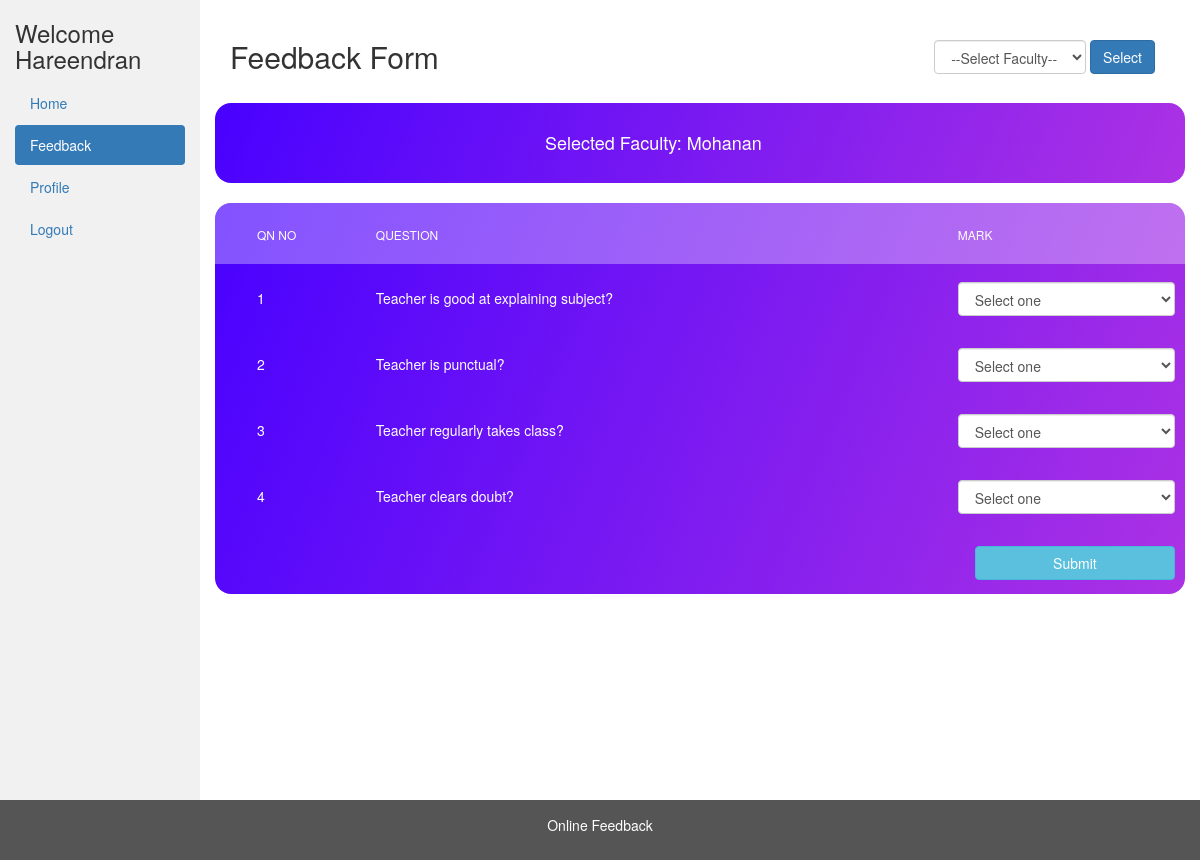
The app's page /student/feedback.php?faculty_id=1 (signed in) with its own data.
### tables this page shows
CREATE TABLE IF NOT EXISTS `faculty` (
  `id` int(11) NOT NULL AUTO_INCREMENT,
  `name` varchar(30) NOT NULL,
  `emp_code` int(10) NOT NULL,
  `department_id` int(11) NOT NULL,
  `email` varchar(255) NOT NULL,
  `mobile` bigint(20) NOT NULL,
  `image` varchar(500) NOT NULL DEFAULT '../img/no_image.jpg',
  PRIMARY KEY (`id`),
  UNIQUE KEY `emp_code` (`emp_code`)
);

CREATE TABLE IF NOT EXISTS `questions` (
  `qn_id` int(11) NOT NULL AUTO_INCREMENT,
  `qn_name` varchar(500) NOT NULL,
  PRIMARY KEY (`qn_id`)
);

### student/feedback.php (the view, shortened to what this page needs)
<?php
include_once '../database/dbconfig.php';
?>
<!DOCTYPE html>
<html lang="en">
<head>
    <link rel="stylesheet" href="../css/bootstrap-3.4.1.min.css">
    <link rel="stylesheet" type="text/css" href="../css/main.css">
</head>
<body>
    <div class="container-fluid">
        <div class="row content">
            <div class="col-sm-2 sidenav">
                <h3>Welcome
                    <?php echo($_SESSION['login_user']); ?> </h3>
                <ul class="nav nav-pills nav-stacked">
                    <li><a href="student_dashboard.php">Home</a></li>
                    <li class="active"><a href="feedback.php">Feedback</a></li>
                    <li><a href="student_profile.php">Profile</a></li>
                    <li><a href="../logout.php">Logout</a></li>
                </ul><br>
            </div>
            <div class="col-sm-10">
                <br>
                <div class="container-fluid">
                    <div class="row">
                        <div class="col-md-5">
                            <h2>Feedback Form</h2>
                        </div>
                        <br>
                        <div class="col-md-7">
                            <div class="pull-right">
                                <form class="form-inline" method="get" action="">
                                    <div class="container-fluid ">
                                        <div class="form-group">
                                            <select name="faculty_id" class="form-control" required="required">
                                                <option value="">--Select Faculty--</option>
                                            </select>
                                            <input type="submit" class="btn btn-primary" value="Select">
                                        </div>
                                    </div>
                                </form>
                            </div>
                        </div>
                    </div>
                </div>
                <br>
                <?php
                    if(isset($_GET['faculty_id'])) {
                        $sql = "select name from faculty where id=".$_GET['faculty_id'];
                        $result = mysqli_query($conn, $sql);
                        $row = mysqli_fetch_array($result);
                        echo('
                                <div class="table100 ver6 m-b-110">
                                <input type="hidden" id="faculty_id" value="'.$_GET['faculty_id'].'" />
                                <h4 style="color: white; margin: 30px; padding-left: 300px;">Selected Faculty: '.$row['name'].'</h4>
                                </div>
                            ');
                    }
                ?>
                <br>
                <div class="table100 ver6 m-b-110">
                    <table data-vertable="ver6" id="feedback">
                        <thead>
                            <tr class="row100 head">
                                <th class="column100 column1" data-column="column1">
                                    Qn No
                                </th>
                                <th class="column100 column2" data-column="column2">
                                    Question
                                </th>
                                <th class="column100 column3" data-column="column3">
                                    Mark
                                </th>
                            </tr>
                        </thead>
                        <tbody>
                            <?php
                                if(isset($_GET['faculty_id'])) {
                                        $sql = 'SELECT * FROM `questions`';
                                        $result = mysqli_query($conn, $sql);
                                        $count = 0;
                                        while ($rows = mysqli_fetch_array($result)) {
                                            $count++;
                                    ?>
                            <tr class="row100 data">
                                <td class="column100 column1 value" data-column="column1">
                                    <?php echo $count; ?>
                                </td>
                                <td class="column100 column2 value" data-column="column2">
                                    <?php echo $rows['qn_name']; ?>
                                </td>
                                <td class="column100 column3" data-column="column3">
                                    <select class="form-control value" required="required">
                                        <option value="0">Select one</option>
                                    </select>
                                </td>
                            </tr>
                            <?php
                                            }
                                        ?>
                            <tr class="row100">
                                <td class="column100 column1" data-column="column1"></td>
                                <td class="column100 column1" data-column="column1"></td>
                                <td class="column100 column1" data-column="column1">
                                    <Button id="submit" class="btn btn-info btn-block" type="submit">Submit</Button>
                                </td>
                            </tr>
                        </tbody>
                        <?php
                            }
                        ?>
                    </table>
                </div>
            </div>
        </div>
    </div>
    <footer class="container-fluid">
        <center>
            <p>Online Feedback</p>
        </center>
    </footer>
</body>
</html>

### css/main.css (style rules this page uses)
button { outline: none !important; border: none; background: transparent; }
table { width: 100%; background-color: #fff; }
th, td { font-weight: unset; padding-right: 10px; }
.column100 { width: 130px; padding-left: 25px; }
.column100.column1 { width: 0px; padding-left: 42px; }
.column100.column2 { width: 300px; }
.row100.head th { padding-top: 24px; padding-bottom: 20px; }
.row100 td { padding-top: 18px; padding-bottom: 14px; }
.table100.ver6 { border-radius: 16px; overflow: hidden; background: #7918f2; background: -webkit-linear-gradient(-68deg, #ac32e4, #4801ff); background: -o-linear-gradient(-68deg, #ac32e4, #4801ff); background: -moz-linear-gradient(-68deg, #ac32e4, #4801ff); background: linear-gradient(-68deg, #ac32e4, #4801ff); }
.table100.ver6 table { background-color: transparent; }
.table100.ver6 td { font-size: 14px; color: #fff; line-height: 1.4; }
.table100.ver6 th { font-size: 12px; color: #fff; line-height: 1.4; text-transform: uppercase; background-color: rgba(255, 255, 255, 0.32); }

### student/feedback.php (style rules this page uses)
.row.content { height: 800px }
.sidenav { background-color: #f1f1f1; height: 100%; }
footer { background-color: #555; color: white; padding: 15px; }

### records on screen
faculty: name "Mohanan"
questions: qn_name "Teacher is good at explaining subject?"
questions: qn_name "Teacher is punctual?"
questions: qn_name "Teacher regularly takes class?"
questions: qn_name "Teacher clears doubt?"

### other values on screen
$_SESSION['login_user'] "Hareendran"
